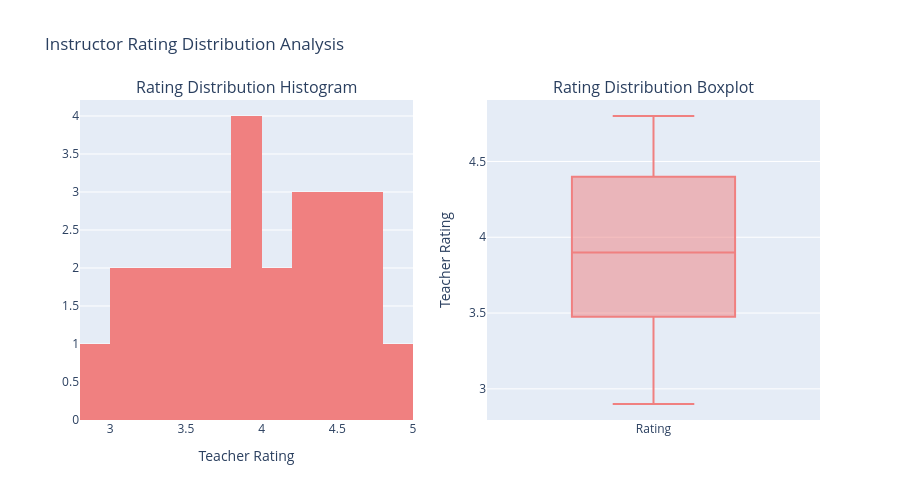

Notebook code for this chart:
### Markdown cell above
## Phase 4: Instructor Performance Evaluation

### Code cell
print("\n" + "=" * 80)
print("PHASE 4: INSTRUCTOR PERFORMANCE EVALUATION")
print("=" * 80)

# 4.1 Overall Rating Distribution
print("\n" + "─" * 80)
print("4.1 OVERALL INSTRUCTOR RATING DISTRIBUTION")
print("─" * 80)

print(f"\n📊 Statistics:")
print(f"  Mean Rating: {teachers['TeacherRating'].mean():.4f}")
print(f"  Median Rating: {teachers['TeacherRating'].median():.4f}")
print(f"  Std Dev: {teachers['TeacherRating'].std():.4f}")
print(f"  Q1 (25%): {teachers['TeacherRating'].quantile(0.25):.4f}")
print(f"  Q3 (75%): {teachers['TeacherRating'].quantile(0.75):.4f}")
print(f"  Min: {teachers['TeacherRating'].min():.4f}")
print(f"  Max: {teachers['TeacherRating'].max():.4f}")

# Visualize rating distribution
fig = make_subplots(rows=1, cols=2, subplot_titles=("Rating Distribution Histogram", "Rating Distribution Boxplot"))

fig.add_trace(
    go.Histogram(x=teachers['TeacherRating'], name="Rating", nbinsx=15, marker_color='lightcoral'),
    row=1, col=1
)

fig.add_trace(
    go.Box(y=teachers['TeacherRating'], name="Rating", marker_color='lightcoral'),
    row=1, col=2
)

fig.update_xaxes(title_text="Teacher Rating", row=1, col=1)
fig.update_yaxes(title_text="Teacher Rating", row=1, col=2)
fig.update_layout(height=500, showlegend=False, title_text="Instructor Rating Distribution Analysis")
fig.show()

# 4.2 Top Performers
print("\n" + "─" * 80)
print("4.2 TOP-PERFORMING INSTRUCTORS")
print("─" * 80)

# Calculate enrollments per teacher
teacher_enrollments = integrated_data.groupby('TeacherID').agg({
    'EnrollmentCount': 'sum',
    'CourseRating': 'mean'
}).reset_index()

teacher_enrollments = teacher_enrollments.merge(teachers[['TeacherID', 'TeacherName', 'TeacherRating']], on='TeacherID')
teacher_enrollments.columns = ['TeacherID', 'TotalEnrollments', 'AvgCourseRating', 'TeacherName', 'TeacherRating']

# Top 10 by rating
top_by_rating = teachers.nlargest(10, 'TeacherRating')[['TeacherName', 'TeacherRating', 'YearsOfExperience', 'Expertise']]
print("\n🏆 Top 10 Instructors by Rating:")
print(top_by_rating.to_string(index=False))

# Top 10 by enrollments
top_by_enrollments = teacher_enrollments.nlargest(10, 'TotalEnrollments')[['TeacherName', 'TotalEnrollments', 'TeacherRating']]
print("\n📈 Top 10 Instructors by Total Enrollments:")
print(top_by_enrollments.to_string(index=False))

# Top 10 by course rating
top_by_course_rating = teacher_enrollments.nlargest(10, 'AvgCourseRating')[['TeacherName', 'AvgCourseRating', 'TeacherRating', 'TotalEnrollments']]
print("\n⭐ Top 10 Instructors by Average Course Rating:")
print(top_by_course_rating.to_string(index=False))

# 4.3 Bottom Performers
print("\n" + "─" * 80)
print("4.3 LOWEST-PERFORMING INSTRUCTORS")
print("─" * 80)

bottom_by_rating = teachers.nsmallest(10, 'TeacherRating')[['TeacherName', 'TeacherRating', 'YearsOfExperience', 'Expertise']]
print("\n⚠️  Bottom 10 Instructors by Rating:")
print(bottom_by_rating.to_string(index=False))

print("\n💡 Improvement Recommendations:")
print("  1. Provide targeted professional development for low-rated instructors")
print("  2. Create mentorship programs pairing high and low performers")
print("  3. Conduct course content quality reviews")
print("  4. Analyze student feedback for specific learning gaps")
print("  5. Consider curriculum redesign or additional training modules")

### Figure 1 — Plotly figure (JSON) as saved in the notebook; plotly's stock layout.template omitted (floating-point values rounded to 4 significant figures)
{"data": [{"marker": {"color": "lightcoral"}, "name": "Rating", "nbinsx": 15, "type": "histogram", "x": [4.8, 4.7, 4.6, 4.5, 4.4, 4.3, 4.2, 4.1, 4.0, 3.9, 3.8, 3.7, 3.6, 3.5, 3.4, 3.3, 3.2, 3.1, 3.0, 2.9, 3.8, 4.2, 3.9, 4.4, 4.6], "xaxis": "x", "yaxis": "y"}, {"marker": {"color": "lightcoral"}, "name": "Rating", "type": "box", "xaxis": "x2", "y": [4.8, 4.7, 4.6, 4.5, 4.4, 4.3, 4.2, 4.1, 4.0, 3.9, 3.8, 3.7, 3.6, 3.5, 3.4, 3.3, 3.2, 3.1, 3.0, 2.9, 3.8, 4.2, 3.9, 4.4, 4.6], "yaxis": "y2"}], "layout": {"annotations": [{"font": {"size": 16}, "showarrow": false, "text": "Rating Distribution Histogram", "x": 0.225, "xanchor": "center", "xref": "paper", "y": 1.0, "yanchor": "bottom", "yref": "paper"}, {"font": {"size": 16}, "showarrow": false, "text": "Rating Distribution Boxplot", "x": 0.775, "xanchor": "center", "xref": "paper", "y": 1.0, "yanchor": "bottom", "yref": "paper"}], "height": 500, "showlegend": false, "title": {"text": "Instructor Rating Distribution Analysis"}, "xaxis": {"anchor": "y", "domain": [0.0, 0.45], "title": {"text": "Teacher Rating"}}, "xaxis2": {"anchor": "y2", "domain": [0.55, 1.0]}, "yaxis": {"anchor": "x", "domain": [0.0, 1.0]}, "yaxis2": {"anchor": "x2", "domain": [0.0, 1.0], "title": {"text": "Teacher Rating"}}}}
